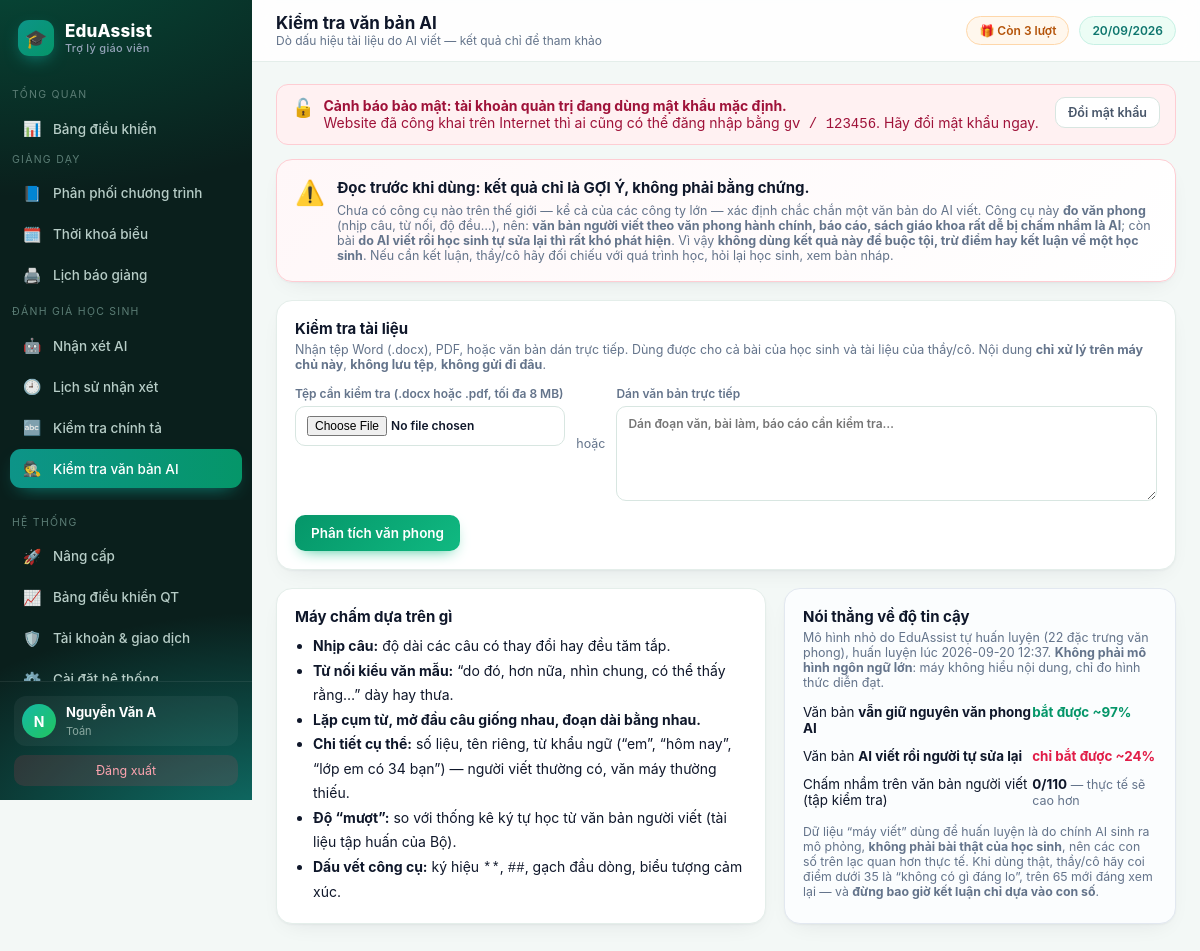
Page /check-van-ban-ai/ (signed in) on the committed database.
### tables this page shows
CREATE TABLE teacher(
  id INTEGER PRIMARY KEY AUTOINCREMENT,
  username TEXT UNIQUE NOT NULL,
  password TEXT NOT NULL,
  fullname TEXT,
  school TEXT,
  subject TEXT,
  role TEXT DEFAULT 'teacher',
  email TEXT,
  phone TEXT,                      -- so dien thoai nhan tin nhan ma kich hoat
  google_sub TEXT,
  avatar TEXT,
  used INTEGER DEFAULT 0,          -- so luot da dung
  bought INTEGER DEFAULT 0,        -- so luot mua them (goi le 10k)
  expires TEXT,                    -- han su dung goi tra phi (ISO date)
  created TEXT
);

### app/plugins/check_ai.py (the view, shortened to what this page needs)
@bp.route('/', methods=['GET', 'POST'])
@login_required
def index():
    kq = None
    ten_tep = ""
    return render_template('check_ai.html', kq=kq, thong_tin=DA.thong_tin(),
                           nguoi=current_user()['fullname'] or current_user()['username'])

### app/auth.py (called while the page is built, shortened)
def _chuan_hoa_base(gia_tri):
    gia_tri = (gia_tri or '').strip().rstrip('/')
    if not gia_tri:
        return ''
    try:
        u = urlsplit(gia_tri)
        if u.scheme != 'https' or not u.hostname or u.username or u.password:
            return ''
        if u.query or u.fragment or u.path:
            return ''
        if '.' not in u.hostname:
            return ''
    except ValueError:
        return ''
    return 'https://' + ten

def base_tu_request():
    try:
        if request.scheme != 'https':
            return ''
        return _chuan_hoa_base('https://' + request.host)
    except Exception:
        return ''

def danh_sach_base():
    ra = []
    for phan in (CFG.get('PUBLIC_BASE_URL', '') or '').split(','):
        b = _chuan_hoa_base(phan)
        if b and b not in ra:
            ra.append(b)
    return ra

def google_base_url():
    ds = danh_sach_base()
    hien_tai = base_tu_request()
    if hien_tai and (hien_tai in ds or not ds):
        return hien_tai
    return ds[0] if ds else ''

def google_callback_url():
    base = google_base_url()
    return base + '/login/google/callback' if base else ''

def google_bat():
    return bool(CFG.get('GOOGLE_CLIENT_ID') and CFG.get('GOOGLE_CLIENT_SECRET') and google_callback_url())

def login_required(f):
    @wraps(f)
    def w(*a, **k):
        if not current_user():
            session.clear()
            return redirect(url_for('auth.login', next=request.path))
        return f(*a, **k)
    return w

def current_user():
    if session.get('uid'):
        return get_db().execute('SELECT * FROM teacher WHERE id=?', (session['uid'],)).fetchone()

### app/core.py (called while the page is built)
@bp.app_context_processor
def inject():
    u = current_user()
    return {"user": u, "THU_NAME": THU_NAME, "PROVIDERS": AI.PROVIDERS,
            "timedelta": datetime.timedelta,
            "now": datetime.date.today(), "BL": BL,
            "is_pro": BL.is_pro(u), "remaining": BL.remaining(u),
            "days_left": BL.days_left(u), "FREE_QUOTA": BL.FREE_QUOTA,
            "CFG": CFG, "google_enabled": google_bat(), "google_callback_url": google_callback_url(),
            "SITE_NAME": CFG.get("SITE_NAME", "EduAssist"),
            "SITE_TAGLINE": CFG.get("SITE_TAGLINE", "Trợ lý giáo viên"),
            "SITE_LOGO": CFG.get("SITE_LOGO", "🎓"),
            "so_viec_admin": _viec_admin(u),
            "canh_bao_mk": _mk_mac_dinh(u)}

### app/modules/config.py (called while the page is built, shortened)
def _lam_moi():
    if time.time() - _lan_nap < TTL:
        return

### app/templates/check_ai.html (shortened to what this page needs)
{% extends 'base.html' %}
{% block head %}Kiểm tra văn bản AI{% endblock %}
{% block crumb %}Dò dấu hiệu tài liệu do AI viết — kết quả chỉ để tham khảo{% endblock %}
{% block body %}
<div class="card" style="border:1px solid #fecdd3;background:linear-gradient(135deg,#fff7f8,#fff)">
  <div style="display:flex;gap:12px;align-items:flex-start">
    <span style="font-size:24px">⚠️</span>
    <div>
      <b style="font-size:15px">Đọc trước khi dùng: kết quả chỉ là GỢI Ý, không phải bằng chứng.</b>
      <p class="sub" style="margin:6px 0 0">
      Chưa có công cụ nào trên thế giới — kể cả của các công ty lớn — xác định chắc chắn một văn bản do AI viết.
      Công cụ này <b>đo văn phong</b> (nhịp câu, từ nối, độ đều…), nên:
      <b>văn bản người viết theo văn phong hành chính, báo cáo, sách giáo khoa rất dễ bị chấm nhầm là AI</b>;
      còn bài <b>do AI viết rồi học sinh tự sửa lại thì rất khó phát hiện</b>.
      Vì vậy <b>không dùng kết quả này để buộc tội, trừ điểm hay kết luận về một học sinh</b>.
      Nếu cần kết luận, thầy/cô hãy đối chiếu với quá trình học, hỏi lại học sinh, xem bản nháp.</p>
    </div>
  </div>
</div>
<div class="card">
  <h3>Kiểm tra tài liệu</h3>
  <p class="sub">Nhận tệp Word (.docx), PDF, hoặc văn bản dán trực tiếp. Dùng được cho cả bài của học sinh
  và tài liệu của thầy/cô. Nội dung <b>chỉ xử lý trên máy chủ này</b>, <b>không lưu tệp</b>, <b>không gửi đi đâu</b>.</p>
  <form method="post" enctype="multipart/form-data">
    <div class="row" style="align-items:flex-start">
      <label class="f" style="flex:1;min-width:260px">Tệp cần kiểm tra (.docx hoặc .pdf, tối đa 8 MB)
        <input type="file" name="file" accept=".docx,.pdf"></label>
      <div class="muted" style="align-self:center">hoặc</div>
      <label class="f" style="flex:2;min-width:300px">Dán văn bản trực tiếp
        <textarea name="text" rows="5" placeholder="Dán đoạn văn, bài làm, báo cáo cần kiểm tra…"
          style="font-family:inherit;padding:9px 11px;border:1px solid #d8e6e1;border-radius:10px"></textarea></label>
    </div>
    <button class="ok" style="margin-top:14px">Phân tích văn phong</button>
  </form>
</div>
<div class="g2">
  <div class="card">
    <h3>Máy chấm dựa trên gì</h3>
    <ul style="margin:8px 0 0;padding-left:18px;line-height:1.75">
      <li><b>Nhịp câu:</b> độ dài các câu có thay đổi hay đều tăm tắp.</li>
      <li><b>Từ nối kiểu văn mẫu:</b> “do đó, hơn nữa, nhìn chung, có thể thấy rằng…” dày hay thưa.</li>
      <li><b>Lặp cụm từ, mở đầu câu giống nhau, đoạn dài bằng nhau.</b></li>
      <li><b>Chi tiết cụ thể:</b> số liệu, tên riêng, từ khẩu ngữ (“em”, “hôm nay”, “lớp em có 34 bạn”) —
      người viết thường có, văn máy thường thiếu.</li>
      <li><b>Độ “mượt”:</b> so với thống kê ký tự học từ văn bản người viết (tài liệu tập huấn của Bộ).</li>
      <li><b>Dấu vết công cụ:</b> ký hiệu <code>**</code>, <code>##</code>, gạch đầu dòng, biểu tượng cảm xúc.</li>
    </ul>
  </div>
  <div class="card" style="border:1px solid #e2e8f0;background:#fbfdfe">
    <h3>Nói thẳng về độ tin cậy</h3>
    {% set cte = thong_tin.chi_so_thuc_te or {} %}
    {% set cga = thong_tin.chi_so_giao_an or {} %}
    {% if thong_tin.co_mo_hinh %}
    <p class="sub" style="margin:0 0 8px">Mô hình nhỏ do EduAssist tự huấn luyện ({{thong_tin.so_dac_trung}} đặc trưng
    văn phong), huấn luyện lúc {{thong_tin.huan_luyen_luc}}. <b>Không phải mô hình ngôn ngữ lớn</b>:
    máy không hiểu nội dung, chỉ đo hình thức diễn đạt.</p>
    <table style="margin:6px 0 10px">
      <tbody>
        <tr><td style="padding:6px 0;border:0">Văn bản <b>vẫn giữ nguyên văn phong AI</b></td>
          <td style="padding:6px 0;border:0"><b style="color:#059669">bắt được ~97%</b></td></tr>
        <tr><td style="padding:6px 0;border:0">Văn bản <b>AI viết rồi người tự sửa lại</b></td>
          <td style="padding:6px 0;border:0"><b style="color:#e11d48">chỉ bắt được ~{{ ((cte.bat_duoc or 0.24) * 100)|round|int }}%</b></td></tr>
        <tr><td style="padding:6px 0;border:0">Chấm nhầm trên văn bản người viết (tập kiểm tra)</td>
          <td style="padding:6px 0;border:0"><b>{{ cga.so_bao_nham if cga else 0 }}/{{ (cga.so_mau or 0) }}</b>
            <span class="muted">— thực tế sẽ cao hơn</span></td></tr>
      </tbody>
    </table>
    <p class="muted" style="font-size:12.3px;margin:0">Dữ liệu “máy viết” dùng để huấn luyện là do chính AI sinh ra
    mô phỏng, <b>không phải bài thật của học sinh</b>, nên các con số trên lạc quan hơn thực tế.
    Khi dùng thật, thầy/cô hãy coi điểm dưới 35 là “không có gì đáng lo”, trên 65 mới đáng xem lại —
    và <b>đừng bao giờ kết luận chỉ dựa vào con số</b>.</p>
    {% else %}
    <p class="sub">Chưa có mô hình trên máy chủ này.</p>
    {% endif %}
  </div>
</div>
{% endblock %}

### app/templates/base.html (shortened to what this page needs)
<!doctype html>
<html lang="vi"><head>
</head><body>
{% if user %}
<div class="shell">
<aside id="sb">
  <div class="brand"><span class="mk">{{SITE_LOGO}}</span><span>{{SITE_NAME}}<small>{{SITE_TAGLINE}}</small></span></div>
  {% set ep = request.endpoint %}
  <div class="navgrp">Tổng quan</div>
  <nav>
    <a href="{{url_for('core.dashboard')}}" class="{{'on' if ep=='core.dashboard'}}"><i>📊</i>Bảng điều khiển</a>
  </nav>
  <div class="navgrp">Giảng dạy</div>
  <nav>
    <a href="{{url_for('core.ppct')}}" class="{{'on' if ep=='core.ppct'}}"><i>📘</i>Phân phối chương trình</a>
    <a href="{{url_for('core.tkb')}}" class="{{'on' if ep=='core.tkb'}}"><i>🗓️</i>Thời khoá biểu</a>
    <a href="{{url_for('core.bao_giang')}}" class="{{'on' if ep=='core.bao_giang'}}"><i>🖨️</i>Lịch báo giảng</a>
  </nav>
  <div class="navgrp">Đánh giá học sinh</div>
  <nav>
    <a href="{{url_for('core.nhan_xet')}}" class="{{'on' if ep=='core.nhan_xet'}}"><i>🤖</i>Nhận xét AI</a>
    <a href="{{url_for('core.lich_su')}}" class="{{'on' if ep=='core.lich_su'}}"><i>🕘</i>Lịch sử nhận xét</a>
    <a href="{{url_for('core.chinh_ta')}}" class="{{'on' if ep=='core.chinh_ta'}}"><i>🔤</i>Kiểm tra chính tả</a>
    {% for m in (PLUGIN_MENUS or []) %}<a href="{{url_for(m.endpoint)}}" class="{{'on' if ep==m.endpoint}}"><i>{{m.icon}}</i>{{m.label}}</a>{% endfor %}
  </nav>
  <div class="navgrp">Hệ thống</div>
  <nav>
    <a href="{{url_for('core.nang_cap')}}" class="{{'on' if ep=='core.nang_cap'}}"><i>{{ '👑' if is_pro else '🚀' }}</i>{{ 'Gói của tôi' if is_pro else 'Nâng cấp' }}</a>
    {% if user['role']=='admin' %}
    <a href="{{url_for('core.qt_dashboard')}}" class="{{'on' if ep=='core.qt_dashboard'}}"><i>📈</i>Bảng điều khiển QT
      </a>
    <a href="{{url_for('core.quan_tri')}}" class="{{'on' if ep=='core.quan_tri'}}"><i>🛡️</i>Tài khoản &amp; giao dịch</a>
    <a href="{{url_for('core.qt_caidat')}}" class="{{'on' if ep=='core.qt_caidat'}}"><i>⚙️</i>Cài đặt hệ thống</a>
    {% endif %}
  </nav>
  <div class="side-foot">
    <div class="me">{% if user['avatar'] %}<img class="av" src="{{user['avatar']}}" alt="" style="object-fit:cover">
      {% else %}<div class="av">{{ (user['fullname'] or user['username'])[0]|upper }}</div>{% endif %}
      <div><b>{{user['fullname'] or user['username']}}</b><span>{{user['subject'] or 'Giáo viên'}}</span></div></div>
    <a class="logout" href="{{url_for('auth.logout')}}">Đăng xuất</a>
  </div>
</aside>
<main>
  <div class="topbar">
    <div><h1>{% block head %}Bảng điều khiển{% endblock %}</h1>
    <div class="crumb">{% block crumb %}{% endblock %}</div></div>
    <div class="sp">
      {% if is_pro %}
        <a href="{{url_for('core.nang_cap')}}" class="pill" style="background:linear-gradient(135deg,#0d9488,#059669);
          color:#fff;border:0">👑 Không giới hạn · còn {{days_left}} ngày</a>
      {% else %}
        <a href="{{url_for('core.nang_cap')}}" class="pill" style="background:{{'#fff1f2' if remaining==0 else '#fff7ed'}};
          color:{{'#be123c' if remaining==0 else '#b45309'}};border:1px solid {{'#fecdd3' if remaining==0 else '#fed7aa'}}">
          {{ '🔒 Hết lượt — Nâng cấp' if remaining==0 else '🎁 Còn ' ~ remaining ~ ' lượt' }}</a>
      {% endif %}
      <span class="pill">{{ now.strftime('%d/%m/%Y') }}</span></div>
  </div>
  <div class="wrap">
  {% if canh_bao_mk %}
  <div class="flash err" style="align-items:flex-start">
   <span style="font-size:18px">🔓</span>
   <div style="flex:1;font-weight:400"><b>Cảnh báo bảo mật: tài khoản quản trị đang dùng mật khẩu mặc định.</b><br>
    Website đã công khai trên Internet thì ai cũng có thể đăng nhập bằng <code>gv / 123456</code>.
    Hãy đổi mật khẩu ngay.</div>
   <a class="btn sec sm" href="{{url_for('core.cai_dat')}}#doimk">Đổi mật khẩu</a>
  </div>
  {% endif %}
  {% block body %}{% endblock %}
  </div>
</main>
</div>
{% else %}{% block body_anon %}{% endblock %}{% endif %}
</body></html>

### rows in the picture
teacher: fullname "N", fullname "Nguyễn Văn A", subject "Toán"

### other values in the picture
{{ SITE_LOGO }} "🎓"
{{ SITE_NAME }} "EduAssist"
{{ SITE_TAGLINE }} "Trợ lý giáo viên"
{{ m.icon }} "🕵️"
{{ m.label }} "Kiểm tra văn bản AI"
{{ '👑' if is_pro else '🚀' }} "🚀"
{{ 'Gói của tôi' if is_pro else 'Nâng cấp' }} "Nâng cấp"
{{ thong_tin.so_dac_trung }} "22"
{{ thong_tin.huan_luyen_luc }} "2026-09-20 12:37"
{{ ((cte.bat_duoc or 0.24) * 100)|round|int }} "24"
{{ cga.so_bao_nham if cga else 0 }} "0"
{{ (cga.so_mau or 0) }} "110"
